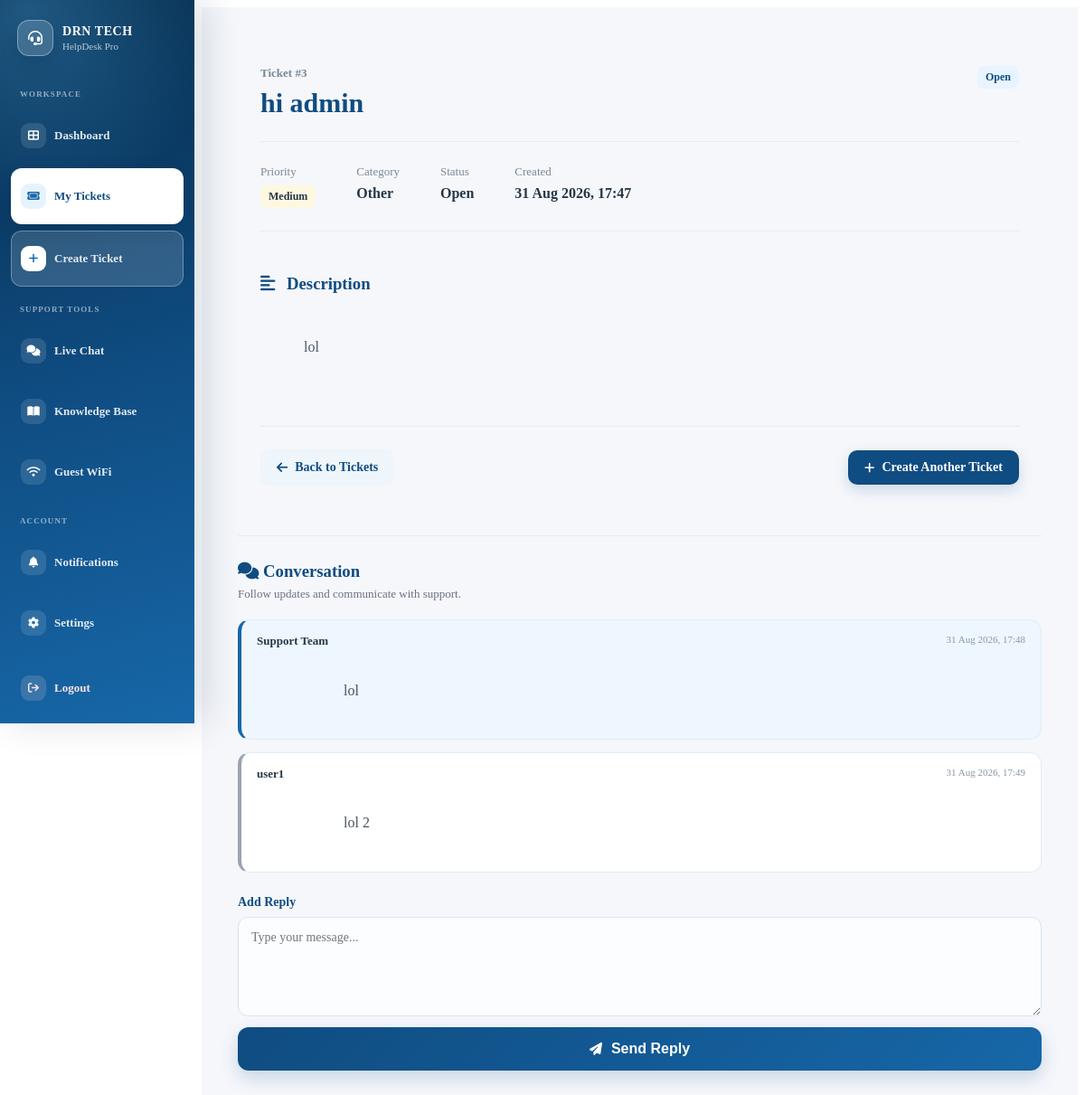
The page /ticket/3 (signed in) on the database its author committed.
### app.py (models this page shows, shortened)
class Ticket(db.Model):
    id = db.Column(
        db.Integer,
        primary_key=True,
    )
    ticket_number = db.Column(
        db.Integer,
        nullable=False,
    )
    subject = db.Column(
        db.String(200),
        nullable=False,
    )
    description = db.Column(
        db.Text,
        nullable=False,
    )
    priority = db.Column(
        db.String(20),
        nullable=False,
        default="Medium",
    )
    category = db.Column(
        db.String(50),
        nullable=False,
        default="Other",
    )
    status = db.Column(
        db.String(20),
        nullable=False,
        default="Open",
    )
    created_at = db.Column(
        db.DateTime,
        default=datetime.utcnow,
    )
    user_id = db.Column(
        db.Integer,
        db.ForeignKey("user.id"),
        nullable=False,
    )
    user = db.relationship(
        "User",
        backref=db.backref(
            "tickets",
            lazy=True,
        ),
    )

class TicketReply(db.Model):
    id = db.Column(
        db.Integer,
        primary_key=True,
    )
    message = db.Column(
        db.Text,
        nullable=False,
    )
    created_at = db.Column(
        db.DateTime,
        default=datetime.utcnow,
        nullable=False,
    )
    ticket_id = db.Column(
        db.Integer,
        db.ForeignKey("ticket.id"),
        nullable=False,
    )
    user_id = db.Column(
        db.Integer,
        db.ForeignKey("user.id"),
        nullable=False,
    )
    ticket = db.relationship(
        "Ticket",
        backref=db.backref(
            "replies",
            lazy=True,
            cascade="all, delete-orphan",
        ),
    )
    author = db.relationship(
        "User",
    )

class User(UserMixin, db.Model):
    id = db.Column(
        db.Integer,
        primary_key=True,
    )
    username = db.Column(
        db.String(100),
        nullable=False,
    )
    email = db.Column(
        db.String(120),
        unique=True,
        nullable=False,
    )
    password = db.Column(
        db.String(255),
        nullable=False,
    )
    is_admin = db.Column(
        db.Boolean,
        default=False,
        nullable=False,
    )
    is_active = db.Column(
        db.Boolean,
        default=True,
        nullable=False,
    )

### app.py (the view, shortened to what this page needs)
@app.route("/ticket/<int:ticket_id>")
@login_required
def ticket_details(ticket_id):
    ticket = Ticket.query.get_or_404(
        ticket_id
    )
    replies = TicketReply.query.filter_by(
        ticket_id=ticket.id
    ).order_by(
        TicketReply.created_at.asc()
    ).all()
    return render_template(
        "ticket_details.html",
        ticket=ticket,
        replies=replies,
    )

### app.py (called while the page is built)
@login_manager.user_loader
def load_user(user_id):
    user = db.session.get(User, int(user_id))
    if not user:
        return None
    if not user.is_active:
        return None
    return user

def get_csrf_token():
    csrf_token = session.get("_csrf_token")
    if not csrf_token:
        csrf_token = token_urlsafe(32)
        session["_csrf_token"] = csrf_token
    return csrf_token

@app.before_request
def protect_post_requests():
    if request.method == "POST":
        validate_csrf_token()

@app.context_processor
def inject_notification_count():
    if not current_user.is_authenticated:
        return {
            "csrf_token": get_csrf_token(),
            "unread_notification_count": 0,
        }
    unread_notification_count = Notification.query.filter_by(
        recipient_id=current_user.id,
        is_read=False,
    ).count()
    return {
        "csrf_token": get_csrf_token(),
        "unread_notification_count": unread_notification_count,
    }

### templates/ticket_details.html (shortened to what this page needs)
{% extends "base.html" %}
{% block content %}
<div class="ticket-details-page">
    <div class="ticket-details-header">
        <div>
            <span class="ticket-number">
                Ticket #{{ ticket.id }}
            </span>
            <h1>
                {{ ticket.subject }}
            </h1>
        </div>
        <span class="status-badge status-{{ ticket.status|lower|replace(' ', '-') }}">
            {{ ticket.status }}
        </span>
    </div>
    <div class="ticket-details-meta">
        <div class="ticket-meta-item">
            <span>Priority</span>
            <strong class="priority-badge priority-{{ ticket.priority|lower }}">
                {{ ticket.priority }}
            </strong>
        </div>
        <div class="ticket-meta-item">
            <span>Category</span>
            <strong>
                {{ ticket.category }}
            </strong>
        </div>
        <div class="ticket-meta-item">
            <span>Status</span>
            <strong>
                {{ ticket.status }}
            </strong>
        </div>
        <div class="ticket-meta-item">
            <span>Created</span>
            <strong>
                {{ ticket.created_at.strftime('%d %b %Y, %H:%M') }}
            </strong>
        </div>
    </div>
    <div class="ticket-description">
        <h3>
            <i class="fa-solid fa-align-left"></i>
            Description
        </h3>
        <p>
            {{ ticket.description }}
        </p>
    </div>
    <div class="ticket-details-actions">
        <a
            href="{{ url_for('tickets') }}"
            class="secondary-btn">
            <i class="fa-solid fa-arrow-left"></i>
            Back to Tickets
        </a>
        <a
            href="{{ url_for('create_ticket') }}"
            class="create-ticket-btn">
            <i class="fa-solid fa-plus"></i>
            Create Another Ticket
        </a>
    </div>
</div>
<div class="ticket-conversation">
    <div class="conversation-header">
        <h3>
            <i class="fa-solid fa-comments"></i>
            Conversation
        </h3>
        <p>
            Follow updates and communicate with support.
        </p>
    </div>
    <div class="conversation-thread">
        {% if replies %}
            {% for reply in replies %}
                <div
                    class="conversation-message
                    {% if reply.author.is_admin %}
                        admin-message
                    {% else %}
                        user-message
                    {% endif %}"
                >
                    <div class="message-header">
                        <strong>
                            {% if reply.author.is_admin %}
                                Support Team
                            {% else %}
                                {{ reply.author.username }}
                            {% endif %}
                        </strong>
                        <span>
                            {{ reply.created_at.strftime('%d %b %Y, %H:%M') }}
                        </span>
                    </div>
                    <p>
                        {{ reply.message }}
                    </p>
                </div>
            {% endfor %}
        {% else %}
            <div class="conversation-empty">
                No replies yet.
            </div>
        {% endif %}
    </div>
    {% if ticket.status != "Resolved" %}
        <form
            method="POST"
            action="{{ url_for(
                'reply_to_ticket',
                ticket_id=ticket.id
            ) }}"
            class="ticket-reply-form"
        >
            <label for="message">
                Add Reply
            </label>
            <textarea
                id="message"
                name="message"
                placeholder="Type your message..."
                required
            ></textarea>
            <button
                type="submit"
                class="submit-ticket-btn"
            >
                <i class="fa-solid fa-paper-plane"></i>
                Send Reply
            </button>
        </form>
    {% endif %}
</div>
{% endblock %}

### static/css/dashboard.css (style rules this page uses)
.create-ticket-btn { display: inline-flex; align-items: center; justify-content: center; gap: 8px; padding: 11px 18px; border-radius: 10px; background: #0F4C81; color: #ffffff; font-size: 14px; font-weight: 600; text-decoration: none; box-shadow: 0 6px 16px rgba(15, 76, 129, 0.18); transition: transform 0.2s ease, box-shadow 0.2s ease, background 0.2s ease; }
.create-ticket-btn i { font-size: 13px; }
.submit-ticket-btn { width: 100%; display: flex; align-items: center; justify-content: center; gap: 10px; padding: 15px 20px; border: none; border-radius: 12px; background: linear-gradient( 135deg, #0F4C81, #1767A8 ); color: #ffffff; font-size: 16px; font-weight: 700; cursor: pointer; box-shadow: 0 8px 20px rgba(15, 76, 129, 0.20); transition: transform 0.25s ease, box-shadow 0.25s ease, background 0.25s ease; }
.submit-ticket-btn i { font-size: 14px; }
.ticket-details-page { max-width: 1200px; margin: 0 auto; padding: 25px; }
.ticket-details-header { display: flex; justify-content: space-between; align-items: flex-start; gap: 20px; padding-bottom: 25px; border-bottom: 1px solid #e5edf5; }
.ticket-number { color: #7a8794; font-size: 13px; font-weight: 600; }
.ticket-details-header h1 { margin: 8px 0 0; color: #0F4C81; font-size: 30px; }
.ticket-details-meta { display: flex; flex-wrap: wrap; gap: 45px; padding: 25px 0; }
.ticket-meta-item { display: flex; flex-direction: column; gap: 7px; }
.ticket-meta-item > span { color: #7a8794; font-size: 13px; }
.ticket-meta-item strong { color: #263746; }
.ticket-description { border-top: 1px solid #e5edf5; padding: 28px 0; }
.ticket-description h3 { margin-bottom: 15px; color: #0F4C81; }
.ticket-description h3 i { margin-right: 8px; }
.ticket-description p { color: #4d5b67; line-height: 1.8; white-space: pre-wrap; }
.ticket-details-actions { display: flex; justify-content: space-between; align-items: center; gap: 15px; border-top: 1px solid #e5edf5; padding-top: 25px; }
.secondary-btn { display: inline-flex; align-items: center; justify-content: center; gap: 8px; padding: 12px 18px; border-radius: 10px; background: #eef5fb; color: #0F4C81; text-decoration: none; font-size: 14px; font-weight: 600; transition: all 0.25s ease; }
.ticket-conversation { margin-top: 30px; padding-top: 28px; border-top: 1px solid #e5edf5; }
.conversation-header { margin-bottom: 20px; }
.conversation-header h3 { margin: 0 0 6px; color: #0F4C81; }
.conversation-header p { margin: 0; color: #6b7280; font-size: 13px; }
.conversation-thread { display: flex; flex-direction: column; gap: 14px; margin-bottom: 25px; }
.conversation-message { padding: 15px 17px; border-radius: 13px; border: 1px solid #e2edf6; background: #f8fbff; }
.conversation-message.admin-message { border-left: 4px solid #1767A8; background: #eef6ff; }
.conversation-message.user-message { border-left: 4px solid #9ca3af; background: #ffffff; }
.message-header { display: flex; justify-content: space-between; gap: 15px; margin-bottom: 8px; }
.message-header strong { color: #263746; font-size: 13px; }
.message-header > span { color: #8a97a3; font-size: 11px; }
.conversation-message p { margin: 0; color: #4b5563; line-height: 1.6; white-space: pre-wrap; }
.ticket-reply-form label { display: block; margin-bottom: 8px; color: #0F4C81; font-size: 14px; font-weight: 600; }
.ticket-reply-form textarea { width: 100%; min-height: 110px; margin-bottom: 12px; padding: 14px; box-sizing: border-box; border: 1px solid #d7e4ef; border-radius: 11px; background: #fbfdff; font-family: inherit; font-size: 14px; resize: vertical; outline: none; }

### static/css/admin.css (style rules this page uses)
.priority-badge { display: inline-block; padding: 5px 9px; border-radius: 7px; font-size: 12px; font-weight: 600; }
.priority-medium { background: #fff8e1; color: #a16207; }
.status-badge { display: inline-block; padding: 5px 9px; border-radius: 7px; font-size: 12px; font-weight: 600; }
.status-open { background: #e8f4ff; color: #0F4C81; }

### rows shown on the page
Ticket: id "3", subject "hi admin", status "Open", priority "Medium", category "Other", created_at "31 Aug 2026, 17:47", description "lol"
TicketReply: shows "Support Team", created_at "31 Aug 2026, 17:48", message "lol"
TicketReply: author.username "user1", created_at "31 Aug 2026, 17:49", message "lol 2"
